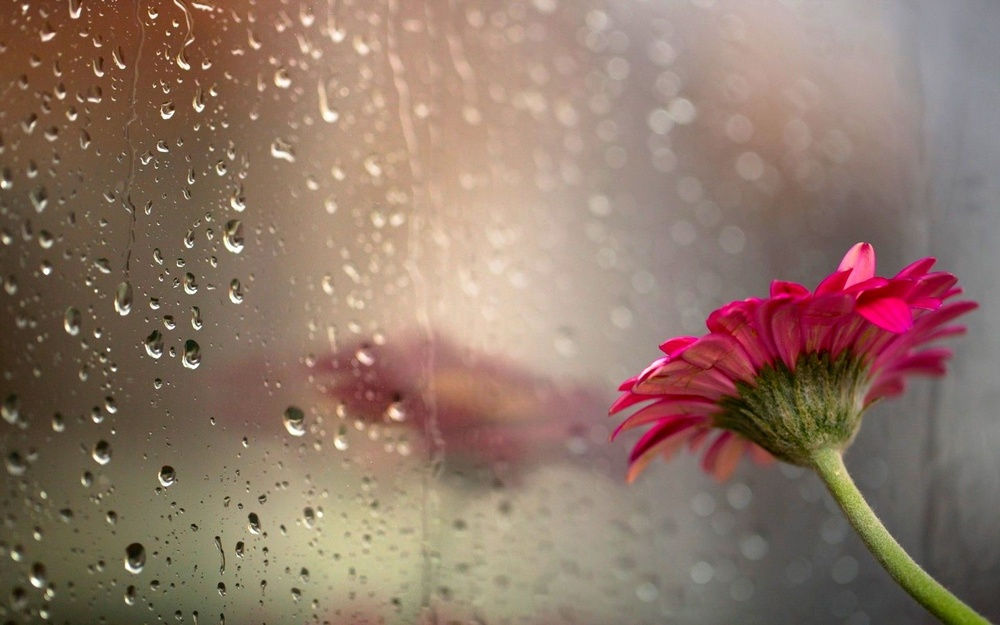
#> input picture neighborhood/original.jpg, 1000 x 625 px, shrunk from 1920 x 1200 before the run, found by its file name
$ python main.py
#> lines starting #> are read from the running program, lines starting #| are printed output that depends on the picture
#> further down, img is the input picture: shape (625, 1000, 3); mean B, G, R 104.7, 119.1, 143.4
### intensity_transformer.py
import cv2
import numpy as np

class IntensityTransformer:

	def log_transform(self, image):

		c = 255/(np.log(1 + np.max(image)))
#> c = 45.99

		log_transformed = c * np.log(1 + image)
#> log_transformed: shape (625, 1000, 3) float16; 0.07% of the values are NaN or infinite; the others: min 0, max 255, mean 216.8
		log_transformed = np.array(log_transformed, dtype = np.uint8)
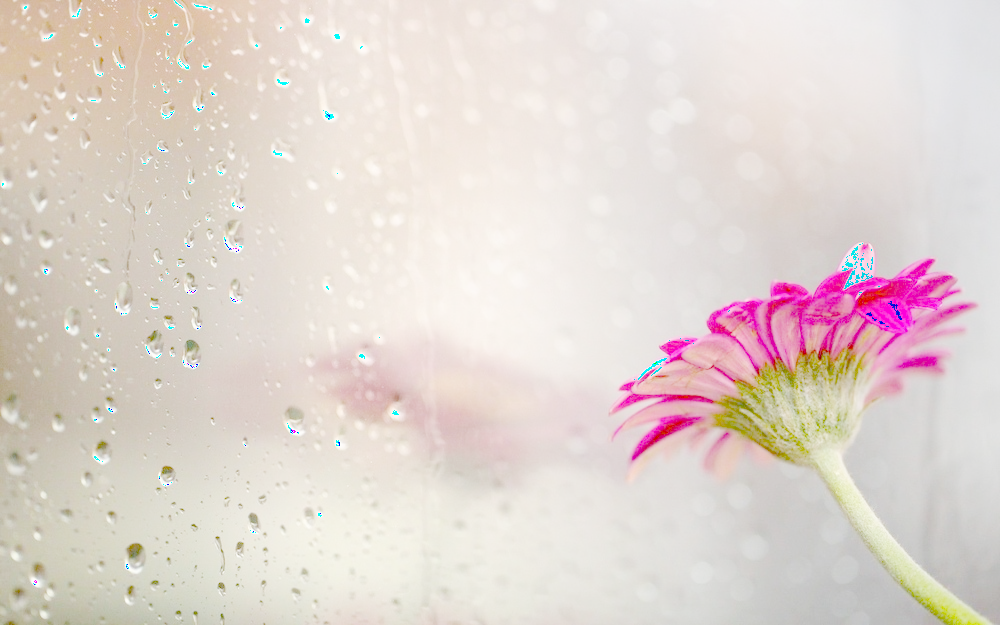
#> log_transformed: shape (625, 1000, 3); mean B, G, R 208.8, 214.1, 225.5

		return log_transformed

	def gamma_transform(self, image, gamma):

#> called with gamma = 0.8
		gamma_corrected = np.array(255*(image / 255) ** gamma, dtype = 'uint8')
#> call 3 of gamma_transform, with gamma = 1.8
#> in gamma_transform (call 3), `gamma_corrected = np.array(255*(image / 255) ** gamma, dtype = 'uint8')`:
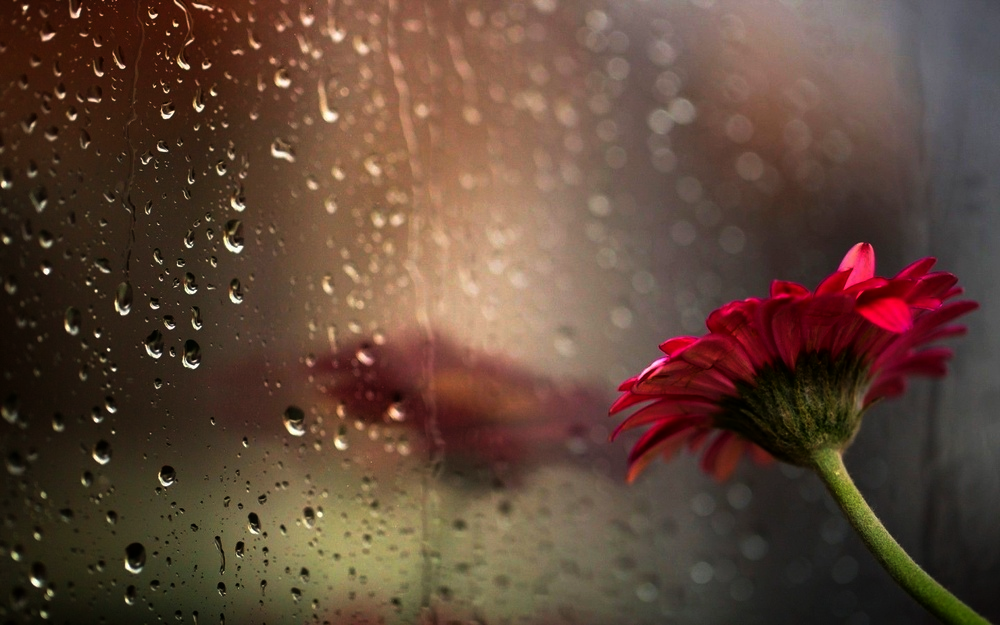
#> gamma_corrected: shape (625, 1000, 3); mean B, G, R 56.6, 70.8, 95.7
		return gamma_corrected

### edge_detection.py
import cv2
import numpy as np

class EdgeDetector:

	def detect_edges(self, image):

	    gray = cv2.cvtColor(image, cv2.COLOR_BGR2GRAY)
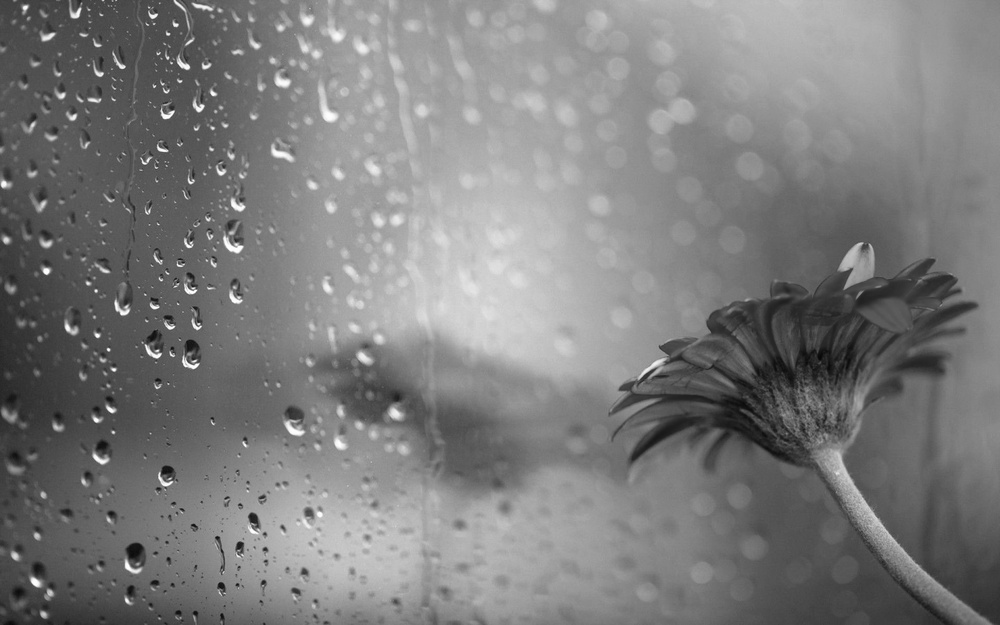
#> gray: shape (625, 1000); min 7, max 255, mean 124.7
	    blur = cv2.GaussianBlur(gray, (5, 5), 0)
	    canny = cv2.Canny(blur, 10, 70)
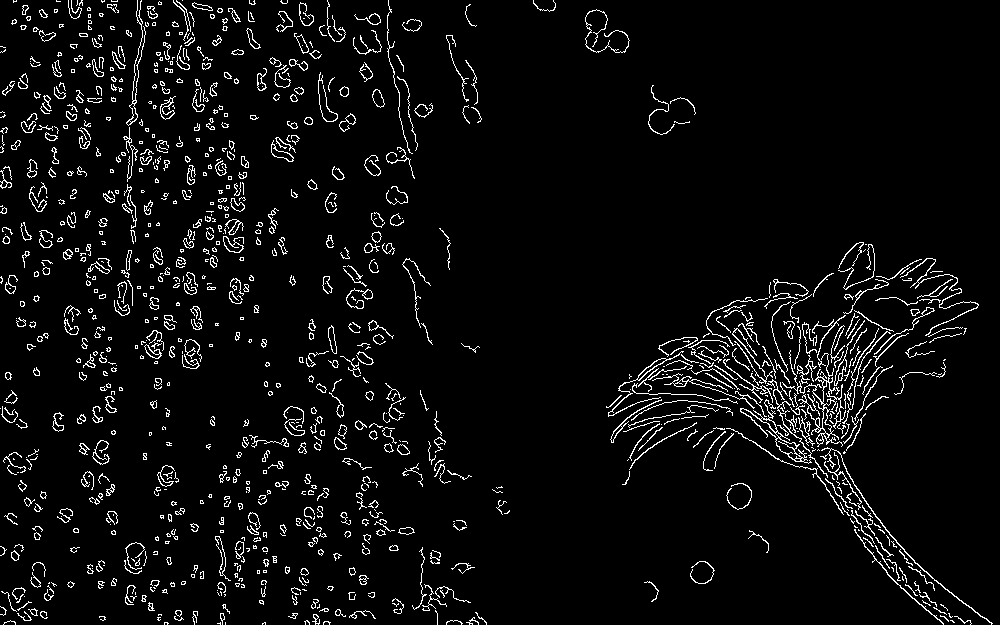
#> canny: shape (625, 1000); 4.9% white in thin lines or dots
	    _, mask = cv2.threshold(canny, 70, 255, cv2.THRESH_BINARY)

	    return mask

### neighborhood_processing.py
import cv2
import numpy as np
import scipy as sp
import scipy.ndimage

class NeighborhoodProcessing:

	def apply_median_filter(self, image):
		img_median = cv2.medianBlur(image, 25)
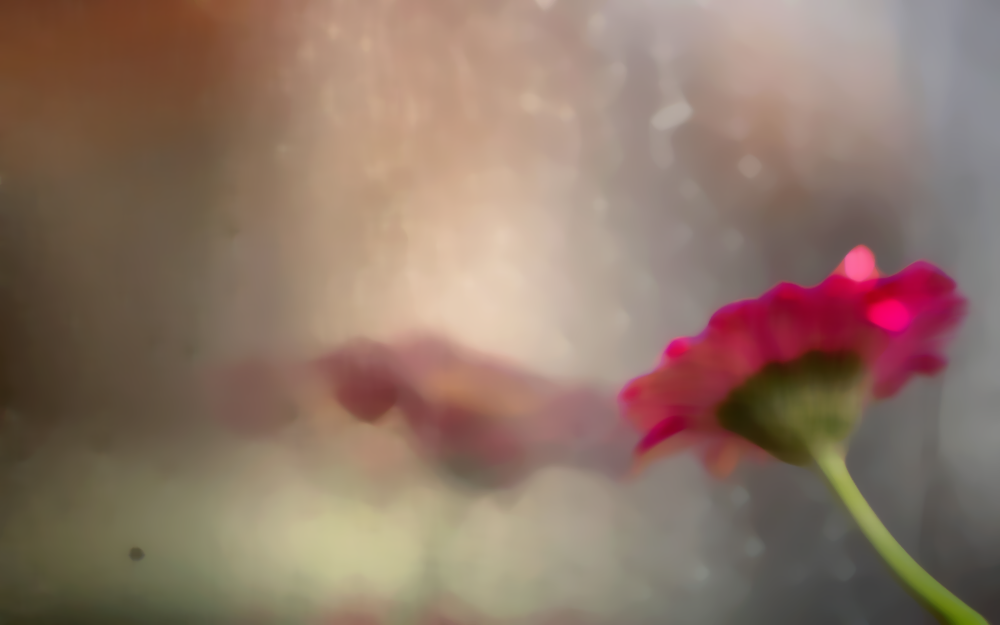
#> img_median: shape (625, 1000, 3); mean B, G, R 103.4, 117.8, 142.1
		return img_median

	def apply_gaussian_filter(self, image, sigma=2, truncate=4):
#> called with sigma = 2, truncate = 4
		gaussian_filtered = sp.ndimage.filters.gaussian_filter(image, sigma=sigma, truncate=truncate)
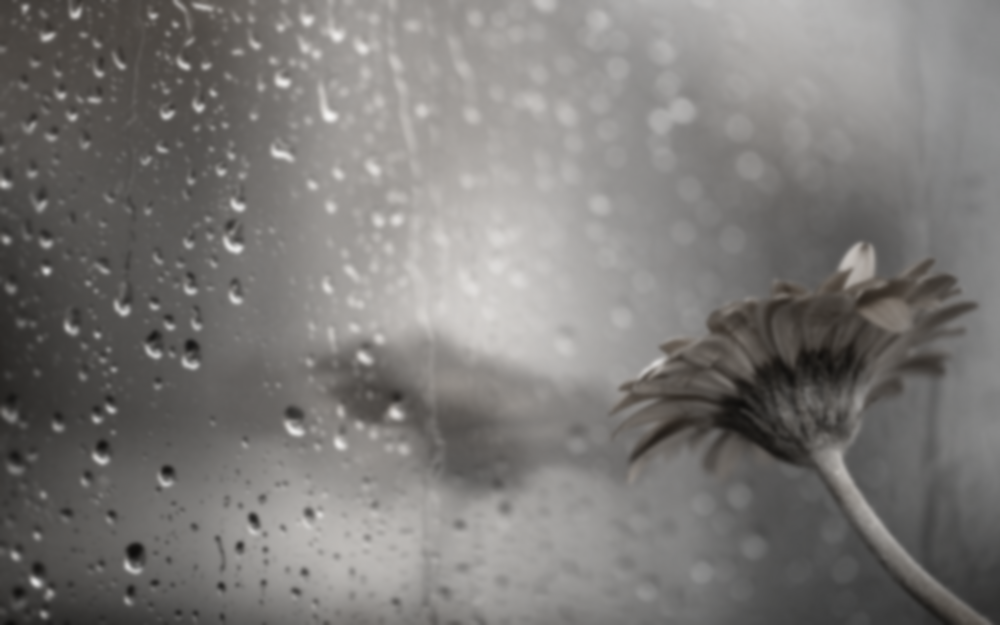
#> gaussian_filtered: shape (625, 1000, 3); mean B, G, R 118.7, 120.9, 123.1
		return gaussian_filtered

### main.py
import cv2
import numpy as np
import scipy as sp
import scipy.ndimage

from intensity_transformer import IntensityTransformer
from edge_detection import EdgeDetector
from neighborhood_processing import NeighborhoodProcessing

edge_detector = EdgeDetector()
intensity_transformer = IntensityTransformer()
neighborhood_processor = NeighborhoodProcessing()

# intensity transform
img = cv2.imread('./intencity/original.jpg')
log_transformed = intensity_transformer.log_transform(img)

gamma_corrected_08 = intensity_transformer.gamma_transform(img, gamma=0.8)
gamma_corrected_12 = intensity_transformer.gamma_transform(img, gamma=1.2)
gamma_corrected_18 = intensity_transformer.gamma_transform(img, gamma=1.8)

cv2.imwrite('./intencity/log_transformed.jpg', log_transformed)
cv2.imwrite('./intencity/gamma_corrected (0.8).jpg', gamma_corrected_08)
cv2.imwrite('./intencity/gamma_corrected (1.2).jpg', gamma_corrected_12)
cv2.imwrite('./intencity/gamma_corrected (1.8).jpg', gamma_corrected_18)

# edges detection
img = cv2.imread('./edge/original.jpg')
edges = edge_detector.detect_edges(img)
cv2.imwrite('./edge/edges.jpg', edges)

# neighborhood processing
img = cv2.imread('./neighborhood/original.jpg')
median_filtered = neighborhood_processor.apply_median_filter(img)
gaussian_filtered = neighborhood_processor.apply_gaussian_filter(img)
cv2.imwrite('./neighborhood/median_filtered.jpg', median_filtered)
cv2.imwrite('./neighborhood/gaussian_filtered.jpg', gaussian_filtered)
